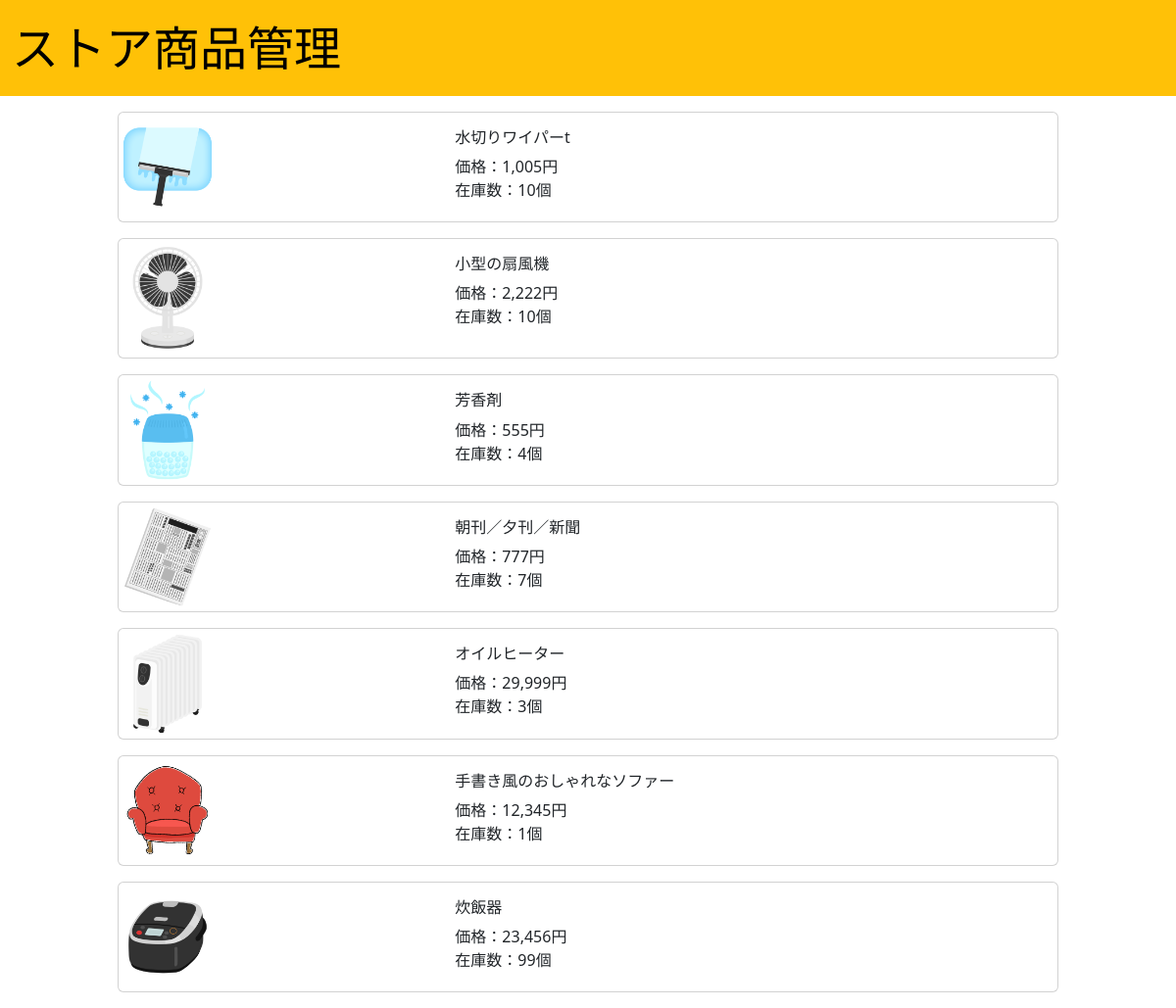
The page /store_main/product_list/ (signed in) on the database as committed earlier.
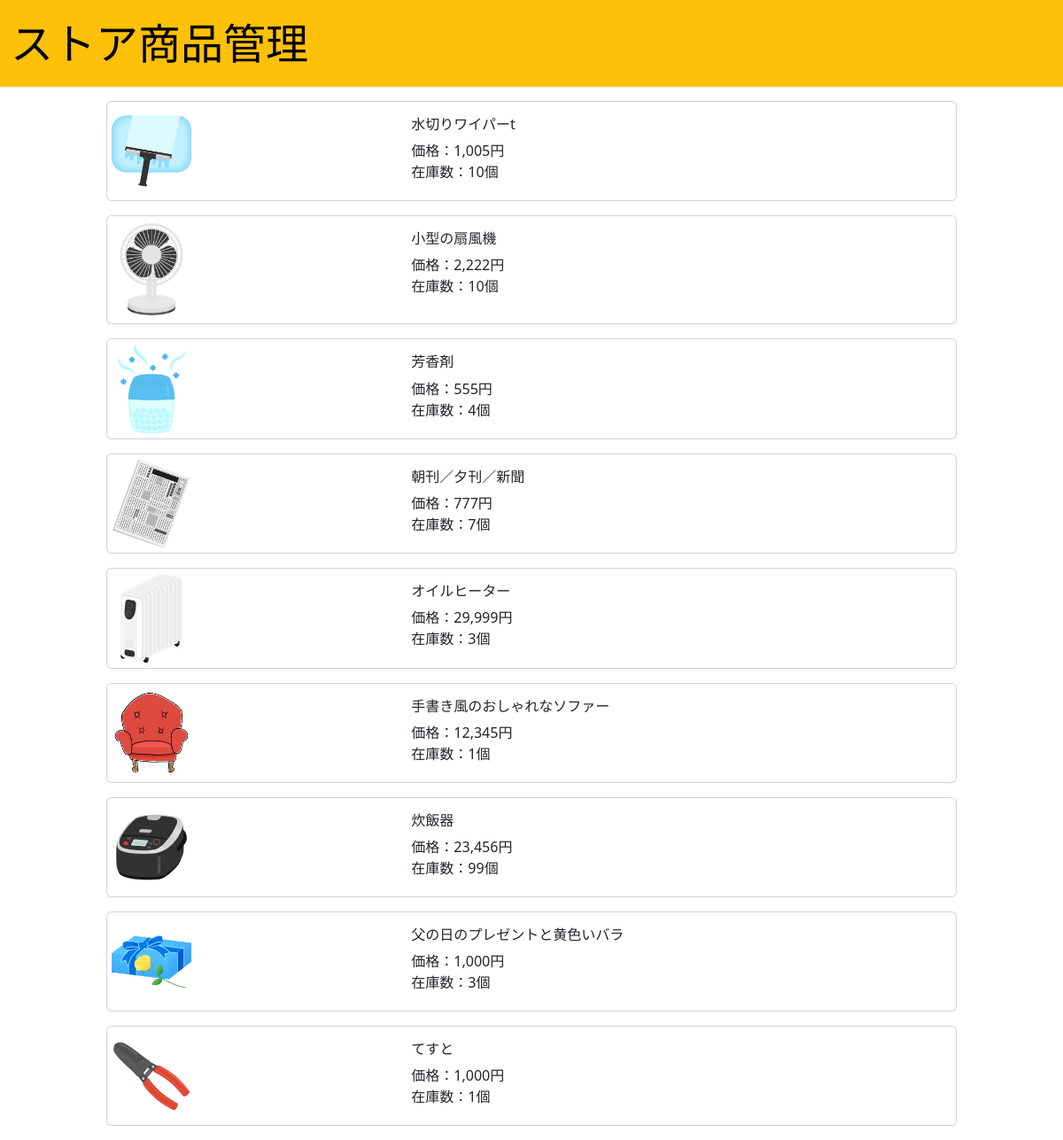
The same page on the database as committed later.
### store_main/models.py (models this page shows, shortened)
class Product(models.Model):
    name = models.CharField(verbose_name='商品名', max_length=128)
    description = models.TextField(verbose_name='商品説明', max_length=5000,
                                   blank=True, default='')
    price = models.PositiveIntegerField(verbose_name='価格', blank=True,
                                        default=0)
    amount = models.PositiveIntegerField(verbose_name='在庫数', blank=True,
                                         default=0)
    image = models.ImageField(verbose_name='商品画像', upload_to='product', )
    code = models.CharField(verbose_name='商品コード', max_length=128, )

### store_main/views.py (the view)
# urls.py: path('product_list/', views.product_list, name='product_list'),
def product_list(request):
    if not request.user.is_superuser:
        return redirect('main:index')
    products = Product.objects.all()
    context = {
        'products': products,
    }
    return render(request, template_name="store_main/product_list.html",
                  context=context)

### store_main/templates/store_main/product_list.html
{% extends 'store_base.html' %}
{% block content %}
<div class="container store-product-container">
    <div class="container">
        {% for product in products %}
        <div class="card mx-auto store-card my-3" style="width: 60rem; max-width: 100%;">
            <div class="row no-gutters store-card">
                <a href="{% url 'store_main:product_edit' product.id %}"></a>
                <div class="col-md-4 my-auto">
                    <img class="card-img cart-img store-card-img-top"
                         src="{{ product.image.url }}">
                </div>
                <div class="col-md-8">
                    <div class="card-body">
                        <div class="store-product-content mb-1">
                            <h6 class="card-title">{{ product.name }}</h6>
                            価格：{{ product.price }}円
                            <br>
                            在庫数：{{ product.amount }}個
                        </div>
                    </div>
                </div>
            </div>
        </div>
        {% endfor %}
    </div>
</div>
{% endblock content %}

Rows that differ between the two databases and show on the page:
added Product: image (picture), name "父の日のプレゼントと黄色いバラ", price "1,000", amount "3"
added Product: image (picture), name "てすと", price "1,000", amount "1"
